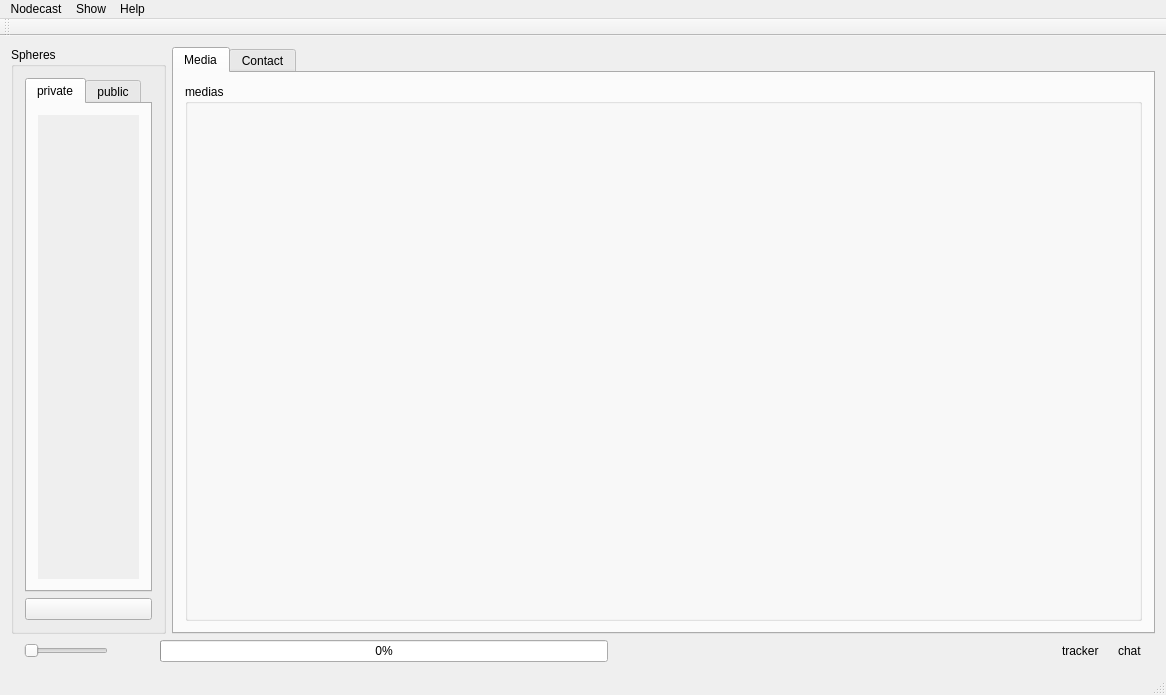
<?xml version="1.0" encoding="UTF-8"?>
<ui version="4.0">
 <class>MainWindow</class>
 <widget class="QMainWindow" name="MainWindow">
  <property name="geometry">
   <rect>
    <x>0</x>
    <y>0</y>
    <width>1166</width>
    <height>695</height>
   </rect>
  </property>
  <property name="windowTitle">
   <string notr="true">nodecast</string>
  </property>
  <property name="windowIcon">
   <iconset resource="nodecast.qrc">
    <normaloff>:/img/logo/nodecast_cloud.jpg</normaloff>:/img/logo/nodecast_cloud.jpg</iconset>
  </property>
  <widget class="QWidget" name="centralWidget">
   <layout class="QHBoxLayout" name="horizontalLayout_3">
    <item>
     <layout class="QVBoxLayout" name="verticalLayout">
      <item>
       <layout class="QHBoxLayout" name="horizontalLayout_4">
        <item>
         <widget class="QGroupBox" name="groupBox_spheres">
          <property name="sizePolicy">
           <sizepolicy hsizetype="Preferred" vsizetype="Preferred">
            <horstretch>0</horstretch>
            <verstretch>0</verstretch>
           </sizepolicy>
          </property>
          <property name="title">
           <string>Spheres</string>
          </property>
          <layout class="QVBoxLayout" name="verticalLayout_2">
           <property name="sizeConstraint">
            <enum>QLayout::SetMaximumSize</enum>
           </property>
           <item>
            <widget class="QTabWidget" name="tabWidget_spheres">
             <property name="sizePolicy">
              <sizepolicy hsizetype="Preferred" vsizetype="Expanding">
               <horstretch>0</horstretch>
               <verstretch>0</verstretch>
              </sizepolicy>
             </property>
             <property name="minimumSize">
              <size>
               <width>0</width>
               <height>0</height>
              </size>
             </property>
             <property name="tabShape">
              <enum>QTabWidget::Rounded</enum>
             </property>
             <property name="currentIndex">
              <number>0</number>
             </property>
             <widget class="QWidget" name="tab_private">
              <property name="autoFillBackground">
               <bool>false</bool>
              </property>
              <attribute name="title">
               <string>private</string>
              </attribute>
              <layout class="QVBoxLayout" name="verticalLayout_12">
               <item>
                <widget class="QScrollArea" name="scrollArea">
                 <property name="sizePolicy">
                  <sizepolicy hsizetype="Expanding" vsizetype="Expanding">
                   <horstretch>0</horstretch>
                   <verstretch>0</verstretch>
                  </sizepolicy>
                 </property>
                 <property name="frameShape">
                  <enum>QFrame::NoFrame</enum>
                 </property>
                 <property name="horizontalScrollBarPolicy">
                  <enum>Qt::ScrollBarAlwaysOff</enum>
                 </property>
                 <property name="widgetResizable">
                  <bool>true</bool>
                 </property>
                 <property name="alignment">
                  <set>Qt::AlignCenter</set>
                 </property>
                 <widget class="QWidget" name="scrollAreaWidgetContents">
                  <property name="geometry">
                   <rect>
                    <x>0</x>
                    <y>0</y>
                    <width>104</width>
                    <height>421</height>
                   </rect>
                  </property>
                  <property name="sizePolicy">
                   <sizepolicy hsizetype="Expanding" vsizetype="Preferred">
                    <horstretch>0</horstretch>
                    <verstretch>0</verstretch>
                   </sizepolicy>
                  </property>
                  <layout class="QVBoxLayout" name="verticalLayout_13">
                   <item>
                    <layout class="QVBoxLayout" name="verticalLayout_sphereprivate">
                     <property name="sizeConstraint">
                      <enum>QLayout::SetMaximumSize</enum>
                     </property>
                    </layout>
                   </item>
                  </layout>
                 </widget>
                </widget>
               </item>
              </layout>
             </widget>
             <widget class="QWidget" name="tab_public">
              <property name="enabled">
               <bool>true</bool>
              </property>
              <attribute name="title">
               <string>public</string>
              </attribute>
              <layout class="QVBoxLayout" name="verticalLayout_3">
               <item>
                <widget class="QScrollArea" name="scrollArea_5">
                 <property name="frameShape">
                  <enum>QFrame::NoFrame</enum>
                 </property>
                 <property name="horizontalScrollBarPolicy">
                  <enum>Qt::ScrollBarAlwaysOff</enum>
                 </property>
                 <property name="widgetResizable">
                  <bool>true</bool>
                 </property>
                 <widget class="QWidget" name="scrollAreaWidgetContents_5">
                  <property name="geometry">
                   <rect>
                    <x>0</x>
                    <y>0</y>
                    <width>100</width>
                    <height>30</height>
                   </rect>
                  </property>
                  <layout class="QVBoxLayout" name="verticalLayout_15">
                   <item>
                    <layout class="QVBoxLayout" name="verticalLayout_spherepublic"/>
                   </item>
                  </layout>
                 </widget>
                </widget>
               </item>
              </layout>
             </widget>
            </widget>
           </item>
           <item>
            <widget class="QPushButton" name="pushButton_spherenew">
             <property name="text">
              <string/>
             </property>
             <property name="icon">
              <iconset resource="nodecast.qrc">
               <normaloff>:/img/16x16/add.png</normaloff>:/img/16x16/add.png</iconset>
             </property>
            </widget>
           </item>
          </layout>
         </widget>
        </item>
        <item>
         <widget class="QTabWidget" name="tabWidget">
          <property name="currentIndex">
           <number>0</number>
          </property>
          <widget class="QWidget" name="tab_media">
           <attribute name="title">
            <string>Media</string>
           </attribute>
           <layout class="QVBoxLayout" name="verticalLayout_4">
            <item>
             <layout class="QHBoxLayout" name="horizontalLayout_media">
              <item>
               <widget class="QGroupBox" name="groupBox_media">
                <property name="title">
                 <string>medias</string>
                </property>
                <layout class="QVBoxLayout" name="verticalLayout_6">
                 <item>
                  <layout class="QVBoxLayout" name="verticalLayout_medias">
                   <item>
                    <widget class="QWidget" name="widget_media_tools" native="true">
                     <layout class="QHBoxLayout" name="horizontalLayout"/>
                    </widget>
                   </item>
                  </layout>
                 </item>
                </layout>
               </widget>
              </item>
             </layout>
            </item>
           </layout>
          </widget>
          <widget class="QWidget" name="tab_contact">
           <attribute name="title">
            <string>Contact</string>
           </attribute>
           <layout class="QHBoxLayout" name="horizontalLayout_2">
            <item>
             <layout class="QHBoxLayout" name="horizontalLayout_contact"/>
            </item>
           </layout>
          </widget>
         </widget>
        </item>
       </layout>
      </item>
      <item>
       <layout class="QHBoxLayout" name="horizontalLayout_5">
        <item>
         <widget class="QLabel" name="label">
          <property name="text">
           <string notr="true"/>
          </property>
          <property name="pixmap">
           <pixmap resource="nodecast.qrc">:/img/24x24/ic_volume_up_24px.svg</pixmap>
          </property>
         </widget>
        </item>
        <item>
         <widget class="QSlider" name="horizontalSlider">
          <property name="sizePolicy">
           <sizepolicy hsizetype="Fixed" vsizetype="Fixed">
            <horstretch>0</horstretch>
            <verstretch>0</verstretch>
           </sizepolicy>
          </property>
          <property name="orientation">
           <enum>Qt::Horizontal</enum>
          </property>
         </widget>
        </item>
        <item>
         <widget class="QPushButton" name="pushButton_play">
          <property name="text">
           <string notr="true"/>
          </property>
          <property name="icon">
           <iconset resource="nodecast.qrc">
            <normaloff>:/img/24x24/ic_play_circle_outline_24px.svg</normaloff>:/img/24x24/ic_play_circle_outline_24px.svg</iconset>
          </property>
          <property name="iconSize">
           <size>
            <width>32</width>
            <height>32</height>
           </size>
          </property>
          <property name="flat">
           <bool>true</bool>
          </property>
         </widget>
        </item>
        <item>
         <widget class="QProgressBar" name="progressBar_torrent">
          <property name="value">
           <number>0</number>
          </property>
         </widget>
        </item>
        <item>
         <spacer name="horizontalSpacer">
          <property name="orientation">
           <enum>Qt::Horizontal</enum>
          </property>
          <property name="sizeHint" stdset="0">
           <size>
            <width>40</width>
            <height>20</height>
           </size>
          </property>
         </spacer>
        </item>
        <item>
         <widget class="QLabel" name="label_3">
          <property name="text">
           <string>tracker</string>
          </property>
         </widget>
        </item>
        <item>
         <widget class="QLabel" name="label_tracker">
          <property name="text">
           <string/>
          </property>
          <property name="pixmap">
           <pixmap resource="icons.qrc">:/Icons/skin/disconnected.png</pixmap>
          </property>
         </widget>
        </item>
        <item>
         <widget class="QLabel" name="label_2">
          <property name="text">
           <string>chat</string>
          </property>
         </widget>
        </item>
        <item>
         <widget class="QLabel" name="label_xmpp">
          <property name="text">
           <string/>
          </property>
          <property name="pixmap">
           <pixmap resource="icons.qrc">:/Icons/skin/disconnected.png</pixmap>
          </property>
         </widget>
        </item>
       </layout>
      </item>
     </layout>
    </item>
   </layout>
  </widget>
  <widget class="QMenuBar" name="menuBar">
   <property name="geometry">
    <rect>
     <x>0</x>
     <y>0</y>
     <width>1166</width>
     <height>22</height>
    </rect>
   </property>
   <widget class="QMenu" name="menuNodecast">
    <property name="title">
     <string>Nodecast</string>
    </property>
    <addaction name="actionAccount"/>
    <addaction name="actionPreferences"/>
    <addaction name="separator"/>
    <addaction name="actionQuit"/>
   </widget>
   <widget class="QMenu" name="menuHelp">
    <property name="title">
     <string>Help</string>
    </property>
    <addaction name="actionAbout"/>
   </widget>
   <widget class="QMenu" name="menuShow">
    <property name="title">
     <string>Show</string>
    </property>
    <addaction name="actionTransferts"/>
    <addaction name="actionXml_console"/>
   </widget>
   <addaction name="menuNodecast"/>
   <addaction name="menuShow"/>
   <addaction name="menuHelp"/>
  </widget>
  <widget class="QToolBar" name="mainToolBar">
   <attribute name="toolBarArea">
    <enum>TopToolBarArea</enum>
   </attribute>
   <attribute name="toolBarBreak">
    <bool>false</bool>
   </attribute>
  </widget>
  <widget class="QStatusBar" name="statusBar"/>
  <action name="actionQuit">
   <property name="text">
    <string>quit</string>
   </property>
  </action>
  <action name="actionAbout">
   <property name="text">
    <string>about</string>
   </property>
  </action>
  <action name="actionPreferences">
   <property name="text">
    <string>preferences</string>
   </property>
  </action>
  <action name="actionAccount">
   <property name="text">
    <string>login</string>
   </property>
  </action>
  <action name="actionTransferts">
   <property name="checkable">
    <bool>true</bool>
   </property>
   <property name="text">
    <string>Transferts detail</string>
   </property>
  </action>
  <action name="actionXml_console">
   <property name="checkable">
    <bool>true</bool>
   </property>
   <property name="text">
    <string>xml console</string>
   </property>
  </action>
 </widget>
 <layoutdefault spacing="6" margin="11"/>
 <resources>
  <include location="icons.qrc"/>
  <include location="nodecast.qrc"/>
 </resources>
 <connections/>
</ui>
